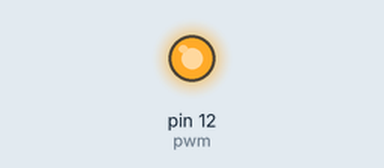
Bench run of a program on a simulated Raspberry Pi (header pin numbers). Parts: output pins drawn as LEDs (lit = HIGH).

Above: at 0.05 s.
At 2.6 s:
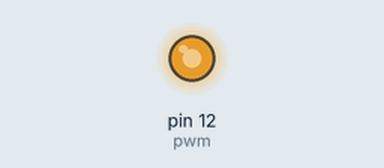
At 4.3 s:
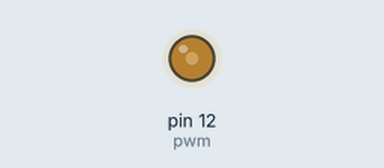
At 6.0 s:
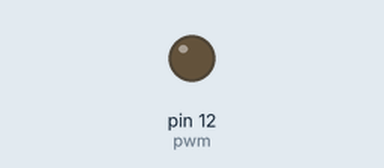
Timing chart, 0 to 7.9 s (numbered marks = the images above):
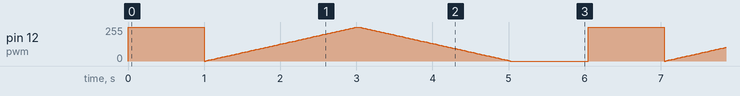

The program:

led.py
```python
#!/usr/bin/python
#coding=utf-8
#注意本程序是python3！！！
import RPi.GPIO as GPIO
import time

#LED发光二极管相关的操作
'''
BOARD方式第12引脚（GPIO.1， BCM方式编号18，wPi方式编号1）接到LED正极作为高电平输入到LED
BOARD方式第14引脚（0V）接到LED负极
12+-------200~400R--------+LED-|
14-----------------------------|
'''

def init():
	GPIO.setmode(GPIO.BOARD)
	GPIO.setup(12, GPIO.OUT)
#点亮1秒钟
def light():
	GPIO.output(12, GPIO.HIGH)
	time.sleep(1)
	GPIO.output(12, GPIO.LOW)

def breath():
	#第一个参数是引脚编号，第二个参数是频率
	pwm = GPIO.PWM(12, 80)
	#参数表示占空比，范围0.0~100.0
	pwm.start(0)
	#python3中range和原来的xrange实现一样了，去掉了xrange
	for i in range(0, 101, 1):
		pwm.ChangeDutyCycle(i)
		time.sleep(0.02)
	for i in range(100, -1, -1):
		pwm.ChangeDutyCycle(i)
		time.sleep(0.02)

if __name__ == "__main__":
	init()
	try:
		while True:
			light()
			breath()
			time.sleep(1)
	#python2不使用as
	except KeyboardInterrupt as e:
	#python2不必使用括号
		print("Exit...")
	except Exception as e:
		print(e)
	finally:
		GPIO.cleanup()
```

Measured:
- by itself, pin 12 (pwm): moves between 0/255 and 255/255, repeating every 6.0 s
